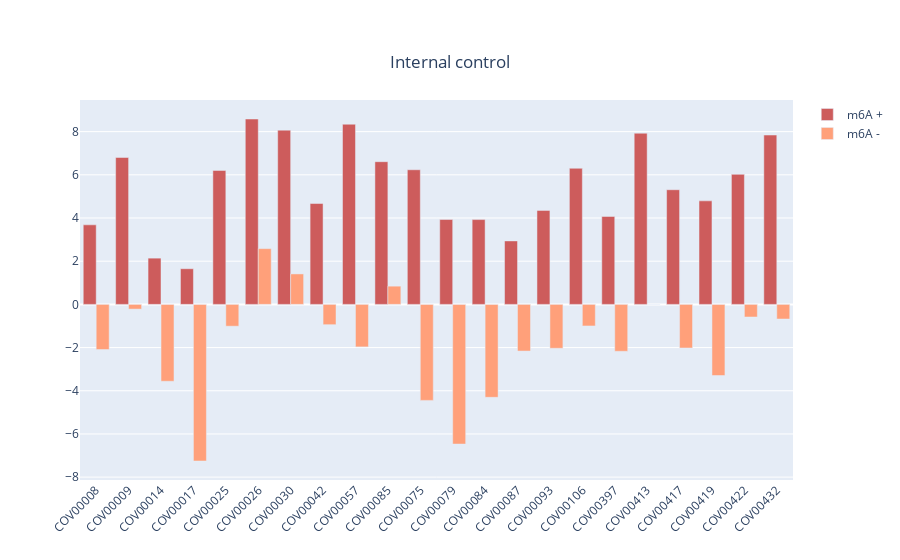

This figure's notebook cell:
### Code cell
x_label = qPCR.index.tolist()

fig = go.Figure()

fig.update_layout(
    title={
        'text': "Internal control",
        'y':0.9,
        'x':0.5,
        'xanchor': 'center',
        'yanchor': 'top'})

fig.add_trace(go.Bar(
    x=x_label,
    y=qPCR.m6A_pos_ctrl.tolist(),
    name='m6A +',
    marker_color='indianred'
))
fig.add_trace(go.Bar(
    x=x_label,
    y=qPCR.m6A_neg_ctrl.tolist(),
    name='m6A -',
    marker_color='lightsalmon'
))

# Here we modify the tickangle of the xaxis, resulting in rotated labels.
fig.update_layout(barmode='group', xaxis_tickangle=-45)
# fig.write_image("Results/Internal_control.png")
# fig.write_image("Results/Internal_control.pdf")
fig.show()

### Figure 1 — Plotly figure (JSON) as saved in the notebook; plotly's stock layout.template omitted (floating-point values rounded to 4 significant figures)
{"data": [{"marker": {"color": "indianred"}, "name": "m6A +", "type": "bar", "x": ["COV00008", "COV00009", "COV00014", "COV00017", "COV00025", "COV00026", "COV00030", "COV00042", "COV00057", "COV00085", "COV00075", "COV00079", "COV00084", "COV00087", "COV00093", "COV00106", "COV00397", "COV00413", "COV00417", "COV00419", "COV00422", "COV00432"], "y": [3.684, 6.804, 2.141, 1.651, 6.204, 8.585, 8.069, 4.671, 8.344, 6.608, 6.235, 3.93, 3.927, 2.939, 4.353, 6.304, 4.073, 7.928, 5.31, 4.795, 6.022, 7.843]}, {"marker": {"color": "lightsalmon"}, "name": "m6A -", "type": "bar", "x": ["COV00008", "COV00009", "COV00014", "COV00017", "COV00025", "COV00026", "COV00030", "COV00042", "COV00057", "COV00085", "COV00075", "COV00079", "COV00084", "COV00087", "COV00093", "COV00106", "COV00397", "COV00413", "COV00417", "COV00419", "COV00422", "COV00432"], "y": [-2.091, -0.2197, -3.56, -7.253, -1.01, 2.582, 1.411, -0.9404, -1.969, 0.8436, -4.446, -6.469, -4.303, -2.162, -2.033, -1, -2.174, 0, -2.019, -3.294, -0.585, -0.6781]}], "layout": {"barmode": "group", "title": {"text": "Internal control", "x": 0.5, "xanchor": "center", "y": 0.9, "yanchor": "top"}, "xaxis": {"tickangle": -45}}}
